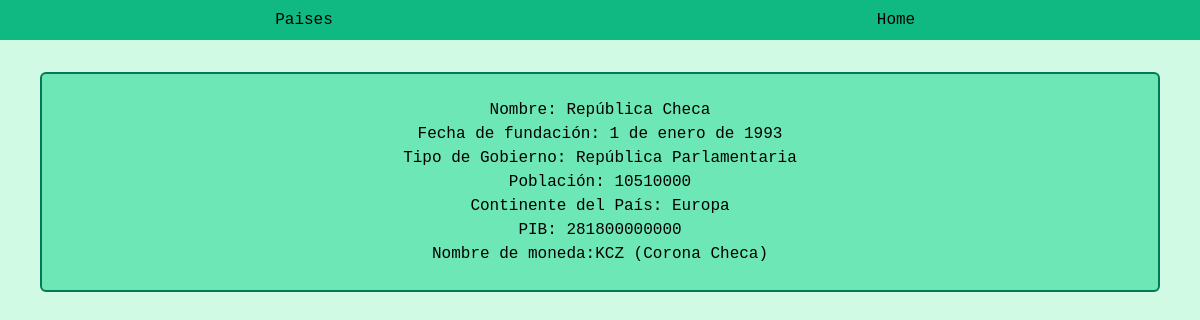
/paises/4/, run on the app's committed database.
### paises/models.py (models this page shows, shortened)
class Pais(models.Model):
    nombre = models.CharField(max_length=80)
    fechaFundacion = models.DateField()
    tipoDeGobierno = models.CharField(max_length=100)
    poblacion = models.BigIntegerField()
    continente = models.CharField(max_length=20, choices=[(c.value, c.name) for c in Continentes])
    PIB = models.BigIntegerField()
    moneda = models.CharField(max_length=30)

### paises/views.py (the view)
# urls.py: path('<int:pk>/', CountryDetailView.as_view(), name='detalle'),
class CountryDetailView(View):
    def get(self, request, pk, *args, **kwargs):
        country = get_object_or_404(Pais, pk=pk)
        context = {
            'country':country
        }
        return render(request, 'detalle.html', context)

### theme/templates/detalle.html
{% extends "base.html" %}
{% block content %}
    <br>
    <div class="border-2 border-emerald-700 bg-emerald-300 rounded-md mx-10 my-2">
        <br>
        <center>
            <div>Nombre: {{country.nombre}}</div>
            <div>Fecha de fundación: {{country.fechaFundacion}}</div>
            <div>Tipo de Gobierno: {{country.tipoDeGobierno}}</div>
            <div>Población: {{country.poblacion}}</div>
            <div>Continente del País: {{country.continente}}</div>
            <div>PIB: {{country.PIB}}</div>
            <div>Nombre de moneda:{{country.moneda}}</div>
            <br>
        </center>
    </div>
{% endblock content %}

### data on the page
Pais: nombre "República Checa", fechaFundacion "1 de enero de 1993", tipoDeGobierno "República Parlamentaria", poblacion "10510000", continente "Europa", PIB "281800000000", moneda "KCZ (Corona Checa)"
